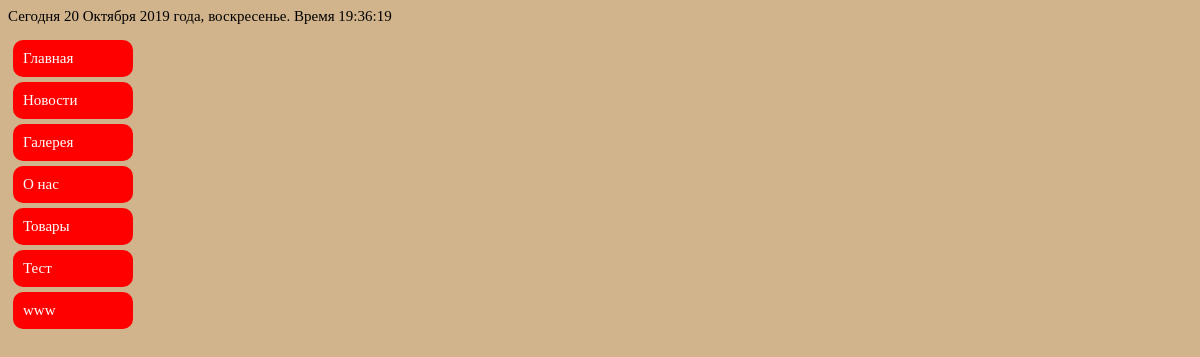
The page /site/index.php on the database its author committed.
### tables this page shows
CREATE TABLE `pages` (
  `id` int(2) NOT NULL AUTO_INCREMENT,
  `menu_name` varchar(50) DEFAULT NULL,
  `content` text,
  `visible_in_main_menu` enum('0','1') DEFAULT NULL,
  `created_at` int(20) DEFAULT NULL,
  `updated_at` int(20) DEFAULT NULL,
  PRIMARY KEY (`id`)
);

### site/index.php (called while the page is built, shortened)
<?php
spl_autoload_register(function ($name)
{
    $name = str_replace('\\', '/', $name);
});
$db = new Db();
require_once "header.php";
require_once "body.php";
require_once "footer.php";

### site/app/classes/Db.php (called while the page is built, shortened)
<?php
class Db extends Config
{
    protected $connection;
    public function __construct()
    {
        if($this->connection = mysqli_connect($this->host,$this->user,$this->pass,$this->db))
        {
            mysqli_query($this->connection,"SET NAMES UTF8");
        }
    }
    public function sql($query)
    {
        if($query)
        {
            $result = mysqli_query($this->connection,$query);
            while ($row = mysqli_fetch_assoc($result))
            {
                $pages[] = $row;
            }
            return $pages;
        }
    }
}

### site/views/Vmenu.php (the view, shortened to what this page needs)
<?php
$all_menus = $db->sql("SELECT menu_name,id FROM pages");
echo "<ul>\n";
foreach ($all_menus as $v)
{
    echo "\t<li><a href='index.php?Parameter=page&id={$v['id']}'>{$v['menu_name']}</a></li>\n";
}
echo "\t</ul>\n";
?>

### site/style/style.css (style rules this page uses)
body { background-color: tan; font-size: 15px; }
#menu ul { list-style-type: none; padding-left: 0; width: 155px; }
#menu a { text-decoration: none; background-color: red; color: white; display: block; width: 100px; padding: 10px; margin: 5px; border-radius: 10px; }

### rows shown on the page
pages: menu_name "Главная"
pages: menu_name "Новости"
pages: menu_name "Галерея"
pages: menu_name "О нас"
pages: menu_name "Товары"
pages: menu_name "Тест"
pages: menu_name "www"
